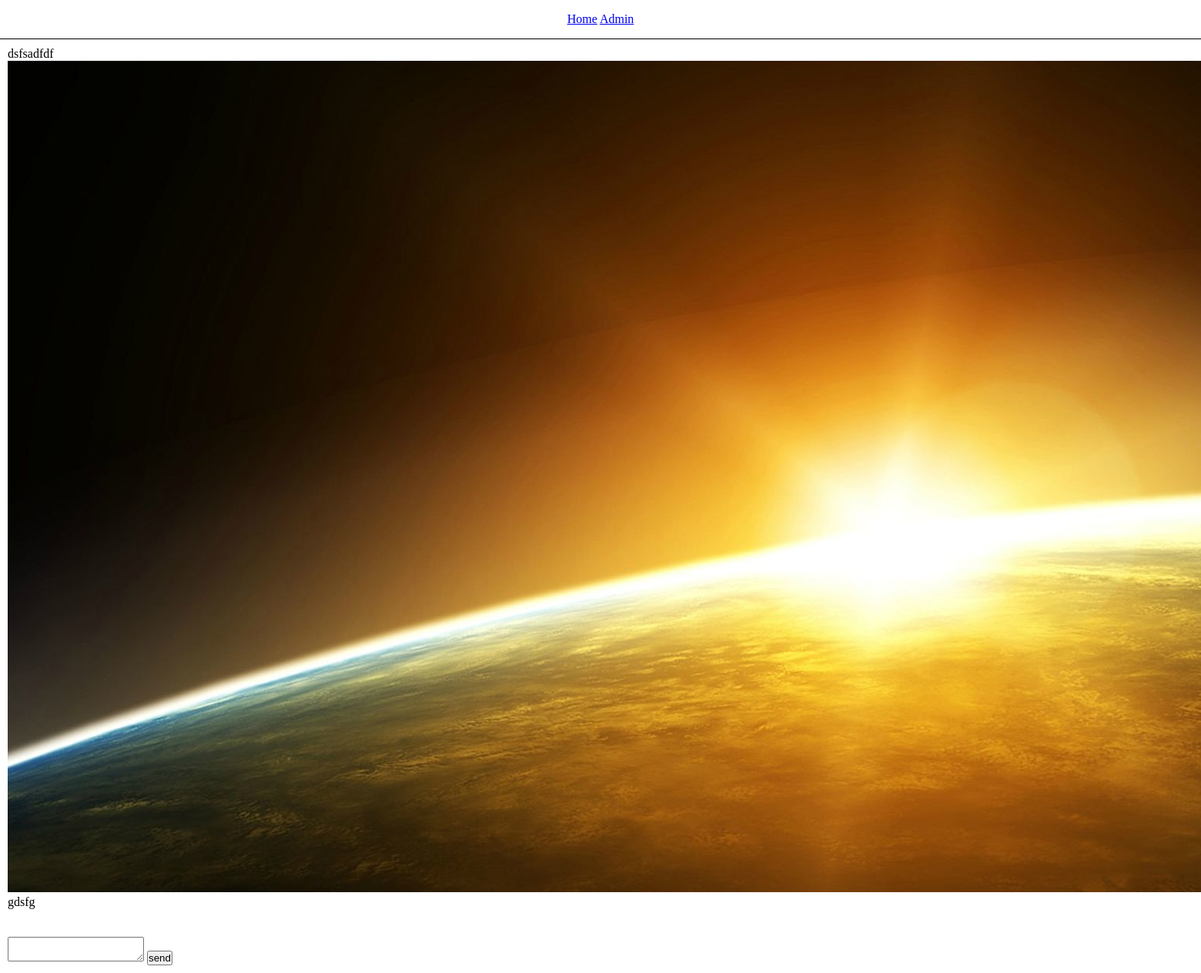
/article_4, run on an earlier commit of the app's database.
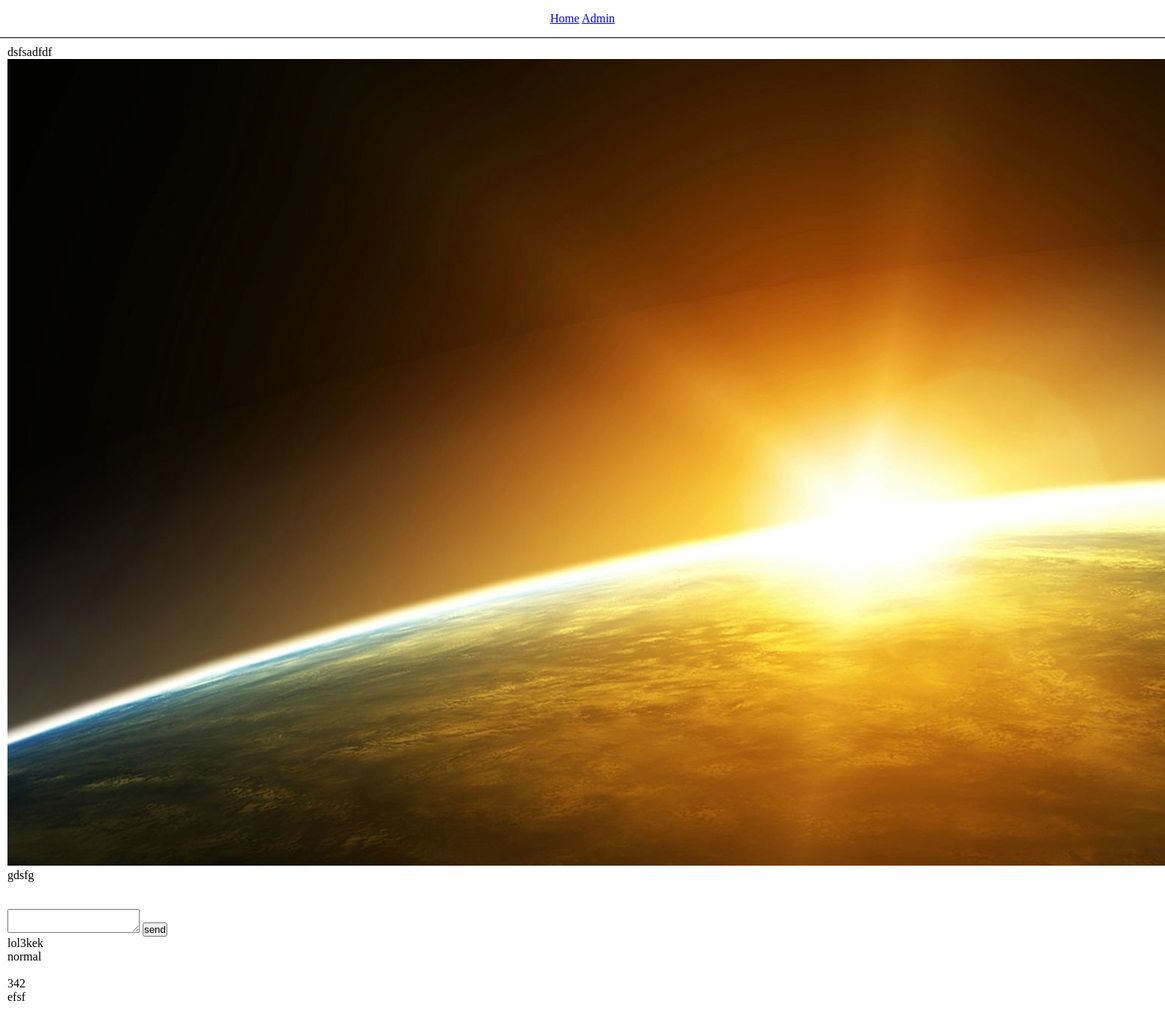
And on a later commit of the database.
### myblog/models.py (models this page shows)
class Article(models.Model):
    title = models.CharField(max_length=64)
    text = models.CharField(max_length=256)
    photo = models.FileField(upload_to='myblog/static/images')

class Comment(models.Model):
    body = models.CharField(max_length=256)
    author = models.CharField(max_length=128)
    article = models.ForeignKey(Article, on_delete=models.CASCADE)

### myblog/views.py (the view)
# urls.py: path('article_<int:article_id>', views.article, name="article"),
def article(request, article_id):
    article = Article.objects.get(id=article_id)
    if request.method == "POST":
        user = User.objects.get(id=request.session.get("user_id"))
        if user is not None:
            article.comment_set.create(author=user.username, body=request.POST.get("text_comment"), article=article)
            article.save()
    comments = article.comment_set.all()
    return render(request, "article.html", {"article": article, "comments":comments})

### myblog/templates/article.html (shortened to what this page needs)
{% extends "base.html" %}
{% block body %}
<div class="article">
    <div class="title">
        {{ article.title }}
    </div>
    <div class="photo">
        <img src="{{ article.photo }}" alt="">
    </div>
    <div class="text">
        {{ article.text }}
    </div>
    <div class="comments">
        <br>
        <br>
        <form action="" method="POST">
            <textarea name="text_comment">
            </textarea>
            <button>send</button>
        </form>
        {% for comment in comments %}
            <div class="author">
                {{ comment.author }}
            </div>
            <div class="body">
                {{ comment.body }}
            </div>
            <br>
        {% endfor %}
    </div>
</div>
{% endblock %}

### myblog/templates/base.html (shortened to what this page needs)
<!DOCTYPE html>
<html lang="en">
<head>
    {% load static %}
    <link rel="stylesheet" href="{% static 'css/base.css' %}">
</head>
<body>
    <header>
        <nav>
            <a href="/">Home</a>
            <a href="/admin">Admin</a>
        </nav>
    </header>
    <div class="content">
        {% block body %}
        {% endblock %}
    </div>
</body>
</html>

### myblog/static/css/base.css (style rules this page uses)
* { padding: 0; margin: 0; }
nav { text-align: center; height: 50px; line-height: 50px; border-bottom: 1px solid black; margin-bottom: 5px; }
.content { margin: 10px; }

What changed in the data, as far as the page shows it:
added Comment: author "lol3kek", body "normal"
added Comment: author "342", body "efsf"
